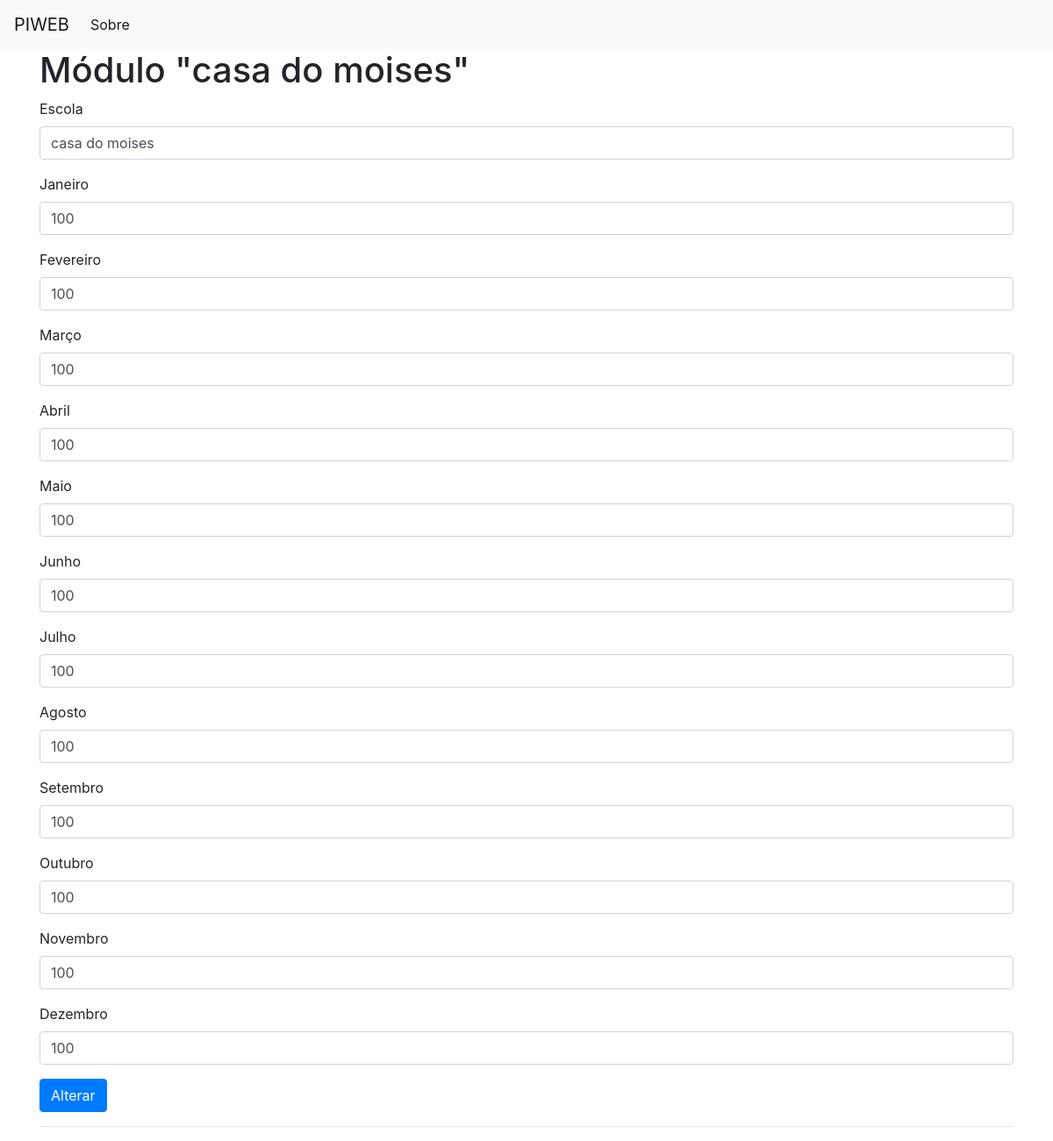
The app's page /edit_consumo, older data.
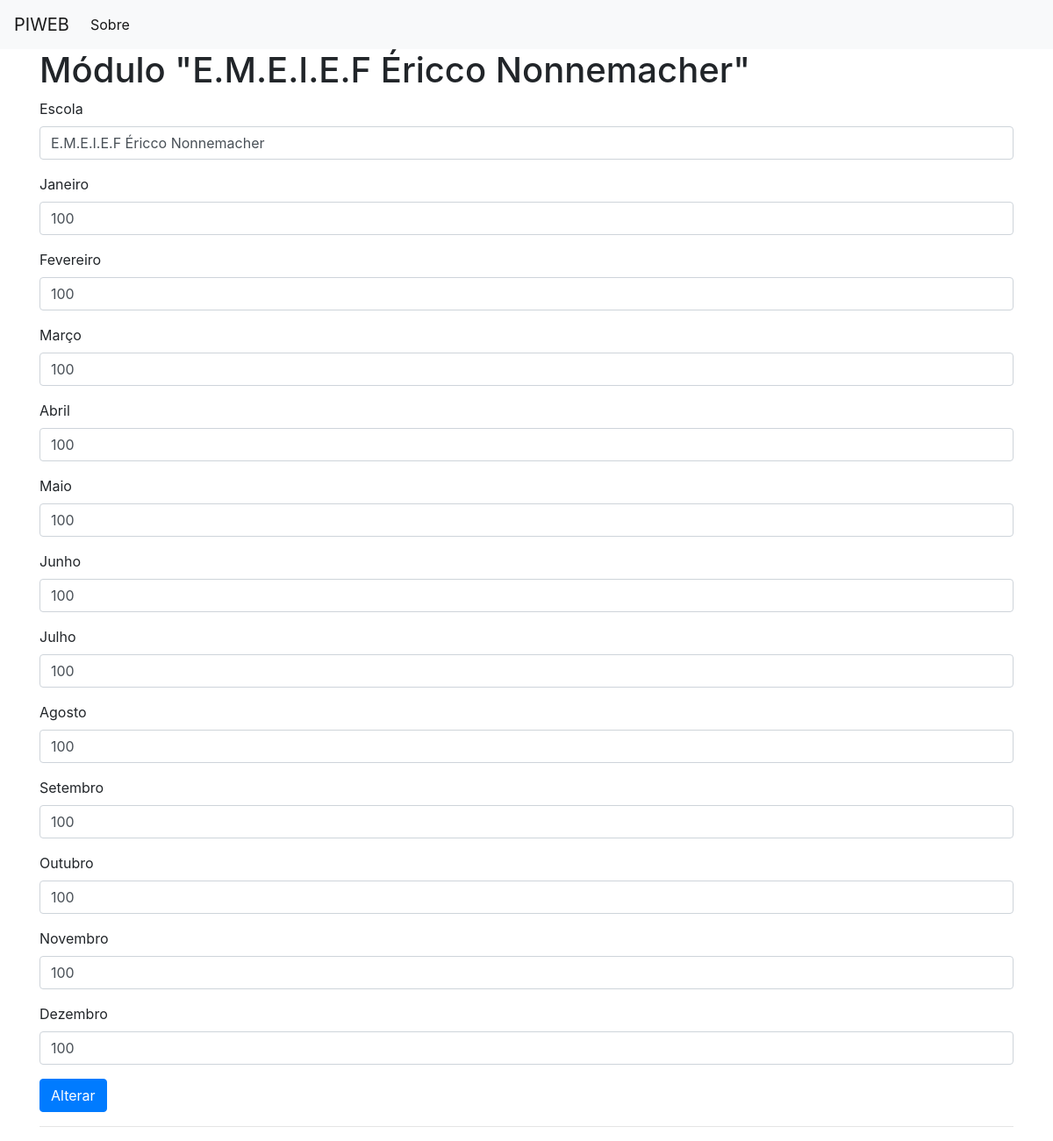
The same page, newer data.
### tables this page shows
CREATE TABLE consumo_anual (
    id_consumo_anual INTEGER PRIMARY KEY AUTOINCREMENT,
    escola TEXT NOT NULL,
    janeiro TEXT NOT NULL,
    fevereiro TEXT NOT NULL,
    marco TEXT NOT NULL,
    abril TEXT NOT NULL,
    maio TEXT NOT NULL,
    junho TEXT NOT NULL,
    julho TEXT NOT NULL,
    agosto TEXT NOT NULL,
    setembro TEXT NOT NULL,
    outubro TEXT NOT NULL,
    novembro TEXT NOT NULL,
    dezembro TEXT NOT NULL
);

### app.py (the view, shortened to what this page needs)
@app.route('/edit_consumo', methods=('GET', 'POST'))
def edit_consumo():
    id = 1
    post_consumo = get_post_consumo(id)
    print('Rota de edição do consumo')
    return render_template('edit_consumo.html', post_consumo=post_consumo)

### app.py (called while the page is built)
def get_db_connection():
    conn = sqlite3.connect('database.db')
    conn.row_factory = sqlite3.Row
    return conn

def get_post_consumo(post_id_consumo):
    conn = get_db_connection()
    post_consumo = conn.execute('SELECT * FROM consumo_anual WHERE id_consumo_anual = ?',
                        (post_id_consumo,)).fetchone()
    conn.close()
    if post_consumo is None:
        abort(404)
    return post_consumo

### templates/edit_consumo.html (shortened to what this page needs)
{% extends 'base.html' %}
{% block content %}
<h1>{% block title %} Módulo "{{ post_consumo['escola'] }}" {% endblock %}</h1>
<form method="post">
    <div class="form-group">
        <label for="title">Escola</label>
        <input type="text" name="escola" placeholder="escola"
               class="form-control"
               value="{{ request.form['escola'] or post_consumo['escola'] }}">
    </div>
    <div class="form-group">
        <label for="title">Janeiro</label>
        <input type="text" name="janeiro" placeholder="Janeiro"
               class="form-control"
               value="{{ request.form['janeiro'] or post_consumo['janeiro'] }}">
    </div>
    <div class="form-group">
        <label for="title">Fevereiro</label>
        <input type="text" name="fevereiro" placeholder="Fevereiro"
               class="form-control"
               value="{{ request.form['fevereiro'] or post_consumo['fevereiro'] }}">
    </div>
    <div class="form-group">
        <label for="title">Março</label>
        <input type="text" name="marco" placeholder="Março"
               class="form-control"
               value="{{ request.form['marco'] or post_consumo['marco'] }}">
    </div>
    <div class="form-group">
        <label for="title">Abril</label>
        <input type="text" name="abril" placeholder="Abril"
               class="form-control"
               value="{{ request.form['abril'] or post_consumo['abril'] }}">
    </div>
    <div class="form-group">
        <label for="title">Maio</label>
        <input type="text" name="maio" placeholder="Maio"
               class="form-control"
               value="{{ request.form['maio'] or post_consumo['maio'] }}">
    </div>
    <div class="form-group">
        <label for="title">Junho</label>
        <input type="text" name="junho" placeholder="Junho"
               class="form-control"
               value="{{ request.form['junho'] or post_consumo['junho'] }}">
    </div>
    <div class="form-group">
        <label for="title">Julho</label>
        <input type="text" name="julho" placeholder="Julho"
               class="form-control"
               value="{{ request.form['julho'] or post_consumo['julho'] }}">
    </div>
    <div class="form-group">
        <label for="title">Agosto</label>
        <input type="text" name="agosto" placeholder="Agosto"
               class="form-control"
               value="{{ request.form['agosto'] or post_consumo['agosto'] }}">
    </div>
    <div class="form-group">
        <label for="title">Setembro</label>
        <input type="text" name="setembro" placeholder="Setembro"
               class="form-control"
               value="{{ request.form['setembro'] or post_consumo['setembro'] }}">
    </div>
    <div class="form-group">
        <label for="title">Outubro</label>
        <input type="text" name="outubro" placeholder="Outubro"
               class="form-control"
               value="{{ request.form['outubro'] or post_consumo['outubro'] }}">
    </div>
    <div class="form-group">
        <label for="title">Novembro</label>
        <input type="text" name="novembro" placeholder="Novembro"
               class="form-control"
               value="{{ request.form['novembro'] or post_consumo['novembro'] }}">
    </div>
    <div class="form-group">
        <label for="title">Dezembro</label>
        <input type="text" name="dezembro" placeholder="Dezembro"
               class="form-control"
               value="{{ request.form['dezembro'] or post_consumo['dezembro'] }}">
    </div>
    <div class="form-group">
        <button type="submit" class="btn btn-primary">Alterar</button>
    </div>
</form>
<hr>
{% endblock %}

Row changes from the older to the newer data that the page shows:
changed consumo_anual: escola "casa do moises" → "E.M.E.I.E.F Éricco Nonnemacher"
